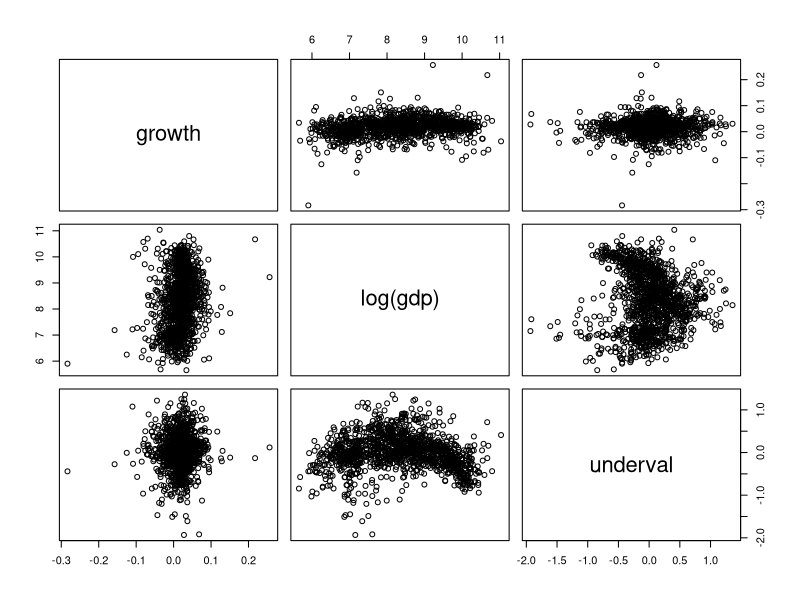
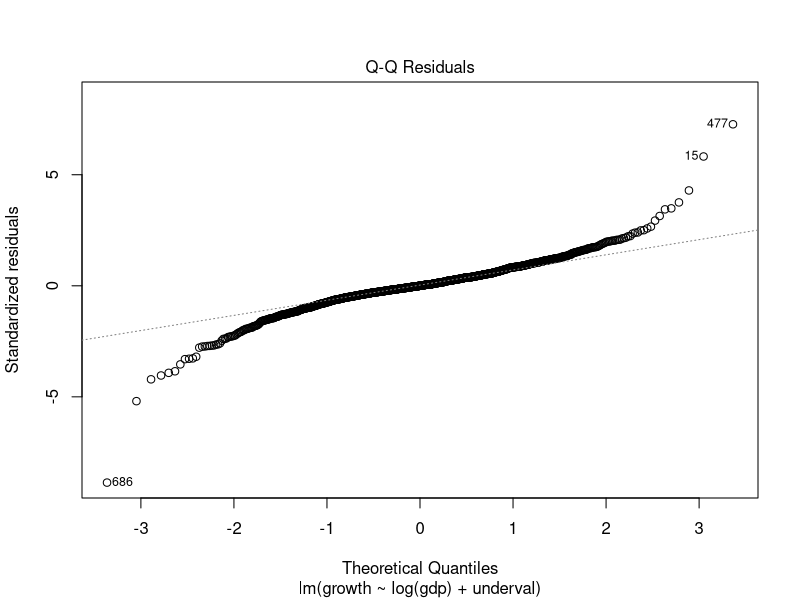
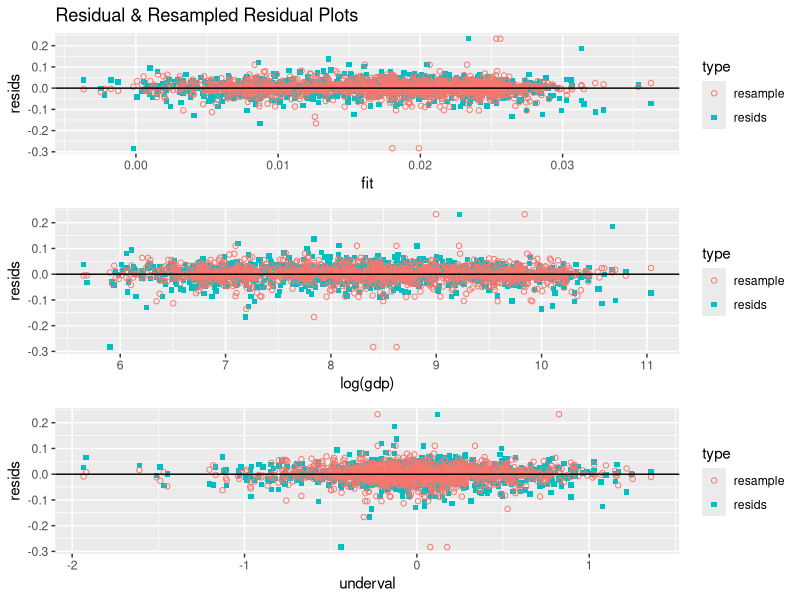
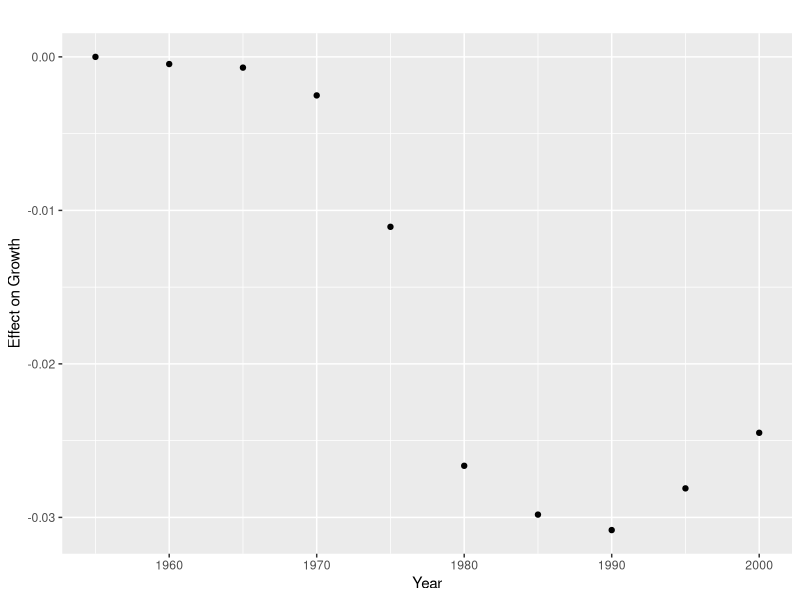
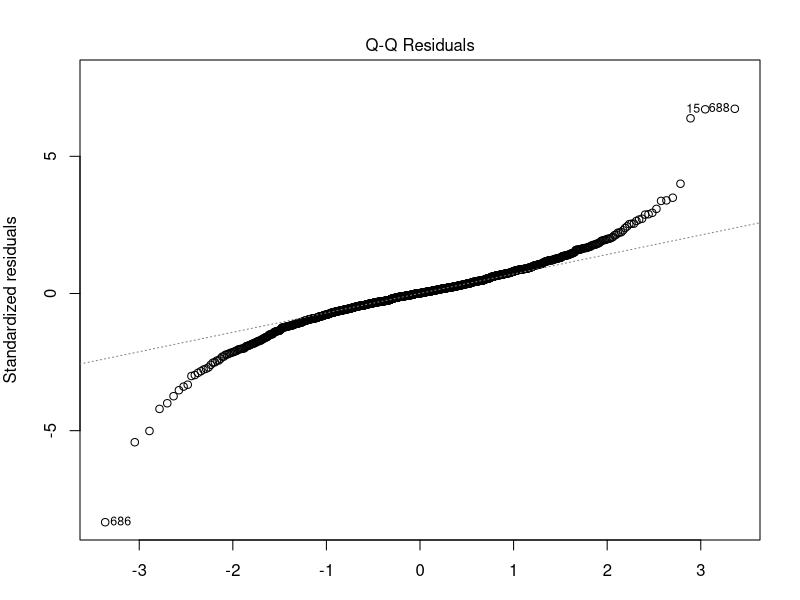
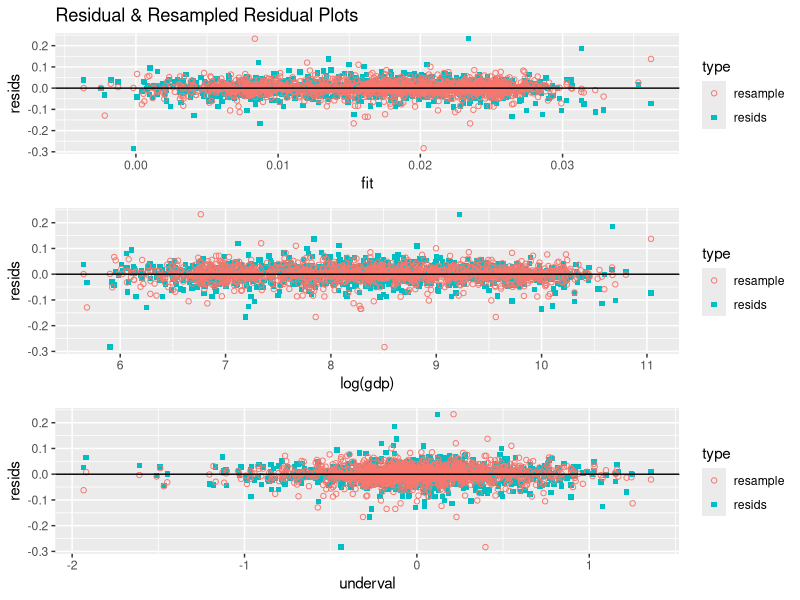

Write R code to recreate these figures, in order.
## ---- chunk 1
# General set-up for the report:
# Don't print out code
# Save results so that code blocks aren't re-run unless code
# changes (cache), _or_ a relevant earlier code block changed (autodep),
# don't clutter R output with messages or warnings (message, warning)
library(MASS)
library(knitr)
library(ggplot2)
library(tidyverse)
library(car) # For diagnostics of lm
opts_chunk$set(echo=FALSE,
               cache=TRUE, autodep=TRUE,
               message=FALSE, warning=FALSE)
# Turn off meaningless clutter in summary() output
options(show.signif.stars=FALSE)
## ---- chunk 2
    library(readr)
    uval <- read_csv("data/uval.csv")
## ---- chunk 3
    #pairwise scatterplot
    pairs(growth ~ log(gdp) + underval, data = uval)
## ---- chunk 4
#Get outliers. Ordered the data, then pulled first and last two.
kable(uval[order(uval$growth)[c(1,1300,1301)],])
## ---- chunk 5
# Make requested lm
mod1 <- lm(growth ~ log(gdp) + underval, data = uval)
## ---- chunk 6
# make a nice table of the coefficients and std errors, but not h-testing stuff
kable(coefficients(summary(mod1))[,c(1,2)],digits=3)
## ---- chunk 7
# Get the qqplot. Several plots available if you plot an lm. which = # pulls out
# the plot you want.
plot(mod1, which = 2)
## ---- chunk 8

  # resample residuals
  uval1.test <- data.frame(uval, resids = residuals(mod1),fit = predict(mod1))
  uval1.test$resample <- sample(residuals(mod1), replace = T)
  
  # make df long format
  uval1.test <- gather(uval1.test, key = 'type', value = 'resids', c(resids, resample))
  
  # lets make some graphs!
    p1 <- ggplot(uval1.test, aes(fit, resids, color = type, shape = type)) +
      geom_point() + geom_hline(yintercept = 0) +
      scale_shape_manual(values=c(1, 15)) +
      labs(title = "Residual & Resampled Residual Plots")
    
    p2 <- ggplot(uval1.test, aes(log(gdp), resids, color = type, shape = type)) +
      geom_point() + geom_hline(yintercept = 0) +
      scale_shape_manual(values=c(1, 15))
    
    p3 <- ggplot(uval1.test, aes(underval, resids, color = type, shape = type)) +
      geom_point() + geom_hline(yintercept = 0) +
      scale_shape_manual(values=c(1, 15))
    
    gridExtra::grid.arrange(p1, p2, p3, nrow = 3)
## ---- chunk 9
mod2 <- lm(growth ~ log(gdp) + underval + factor(country) + factor(year), data = uval)
## ---- chunk 10
kable(coefficients(summary(mod2))[1:3,c(1,2)],digits=3)
## ---- chunk 11
mod.check <- lm(growth ~ log(gdp) + underval + year + factor(country), data = uval)
kable(coefficients(summary(mod.check))[1:4,c(1,2)],digits=4)
## ---- chunk 12
year.coeffs <- as.vector(c(0,tail(coefficients(summary(mod2))[,1], 9)))
years <- seq(1955,2000,5)

qplot(years, year.coeffs, xlab = "Year", ylab = "Effect on Growth", main = "")
## ---- chunk 13
# Get the qqplot. Several plots available if you plot an lm. which = # pulls out
# the plot you want.
par(mar = c(3,4,3,2))
plot(mod2, which = 2)
## ---- chunk 14

  # resample residuals
  uval2.test <- data.frame(uval, resids = residuals(mod1),fit = predict(mod1))
  uval2.test$resample <- sample(residuals(mod1), replace = T)
  
  # make df long format
  uval2.test <- gather(uval2.test, key = 'type', value = 'resids', c(resids, resample))
  
  # lets make some graphs!
    p1 <- ggplot(uval2.test, aes(fit, resids, color = type, shape = type)) +
      geom_point() + geom_hline(yintercept = 0) +
      scale_shape_manual(values=c(1, 15)) +
      labs(title = "Residual & Resampled Residual Plots")
    
    p2 <- ggplot(uval2.test, aes(log(gdp), resids, color = type, shape = type)) +
      geom_point() + geom_hline(yintercept = 0) +
      scale_shape_manual(values=c(1, 15))
    
    p3 <- ggplot(uval2.test, aes(underval, resids, color = type, shape = type)) +
      geom_point() + geom_hline(yintercept = 0) +
      scale_shape_manual(values=c(1, 15))
    
    gridExtra::grid.arrange(p1, p2, p3, nrow = 3)
## ---- chunk 15
summary(mod1)$r.squared; summary(mod1)$adj.r.squared
summary(mod2)$r.squared; summary(mod2)$adj.r.squared
## ---- chunk 16
cv.lm <- function(mdl) mean(residuals(mdl)^2 / (1-hatvalues(mdl))^2)

cv1 <- cv.lm(mod1)
cv2 <- cv.lm(mod2)

